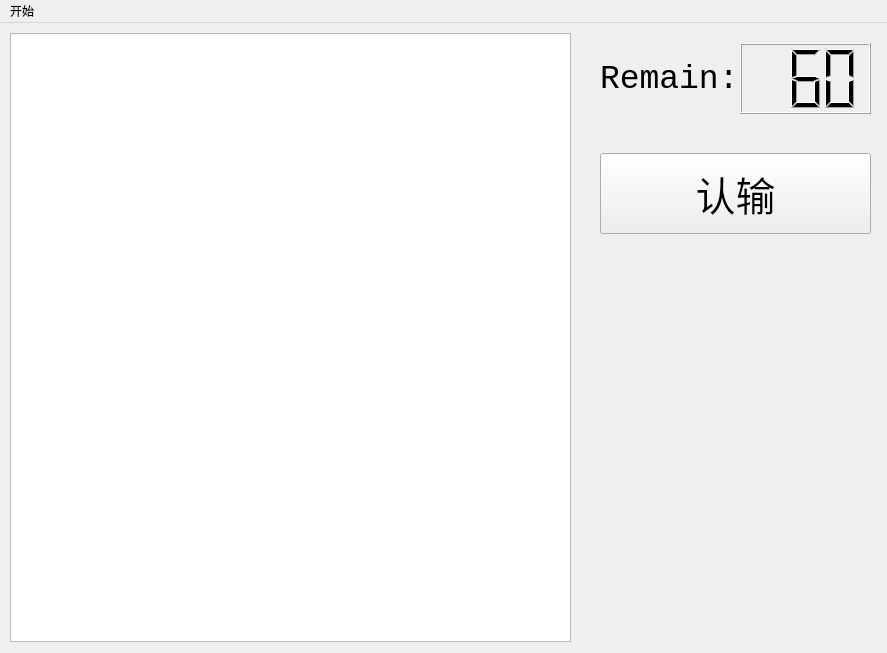
<?xml version="1.0" encoding="UTF-8"?>
<ui version="4.0">
 <class>MainWindow</class>
 <widget class="QMainWindow" name="MainWindow">
  <property name="geometry">
   <rect>
    <x>0</x>
    <y>0</y>
    <width>887</width>
    <height>653</height>
   </rect>
  </property>
  <property name="windowTitle">
   <string>MainWindow</string>
  </property>
  <widget class="QWidget" name="centralWidget">
   <widget class="QGraphicsView" name="graphicsView">
    <property name="geometry">
     <rect>
      <x>10</x>
      <y>10</y>
      <width>561</width>
      <height>609</height>
     </rect>
    </property>
   </widget>
   <widget class="QLCDNumber" name="lcdNumber">
    <property name="geometry">
     <rect>
      <x>740</x>
      <y>20</y>
      <width>131</width>
      <height>71</height>
     </rect>
    </property>
    <property name="smallDecimalPoint">
     <bool>false</bool>
    </property>
    <property name="digitCount">
     <number>3</number>
    </property>
    <property name="intValue" stdset="0">
     <number>60</number>
    </property>
   </widget>
   <widget class="QLabel" name="label">
    <property name="geometry">
     <rect>
      <x>600</x>
      <y>20</y>
      <width>131</width>
      <height>71</height>
     </rect>
    </property>
    <property name="font">
     <font>
      <family>Consolas</family>
      <pointsize>25</pointsize>
     </font>
    </property>
    <property name="text">
     <string>Remain:</string>
    </property>
   </widget>
   <widget class="QPushButton" name="pushButton">
    <property name="geometry">
     <rect>
      <x>600</x>
      <y>130</y>
      <width>271</width>
      <height>81</height>
     </rect>
    </property>
    <property name="font">
     <font>
      <family>微软雅黑</family>
      <pointsize>30</pointsize>
     </font>
    </property>
    <property name="text">
     <string>认输</string>
    </property>
   </widget>
  </widget>
  <widget class="QMenuBar" name="menuBar">
   <property name="geometry">
    <rect>
     <x>0</x>
     <y>0</y>
     <width>887</width>
     <height>23</height>
    </rect>
   </property>
   <widget class="QMenu" name="menu_S">
    <property name="title">
     <string>开始</string>
    </property>
    <addaction name="actionCreate"/>
    <addaction name="actionConnect"/>
   </widget>
   <addaction name="menu_S"/>
  </widget>
  <action name="actionCreate">
   <property name="text">
    <string>发起对局</string>
   </property>
  </action>
  <action name="actionConnect">
   <property name="text">
    <string>连接对局</string>
   </property>
  </action>
 </widget>
 <layoutdefault spacing="6" margin="11"/>
 <resources/>
 <connections/>
</ui>
